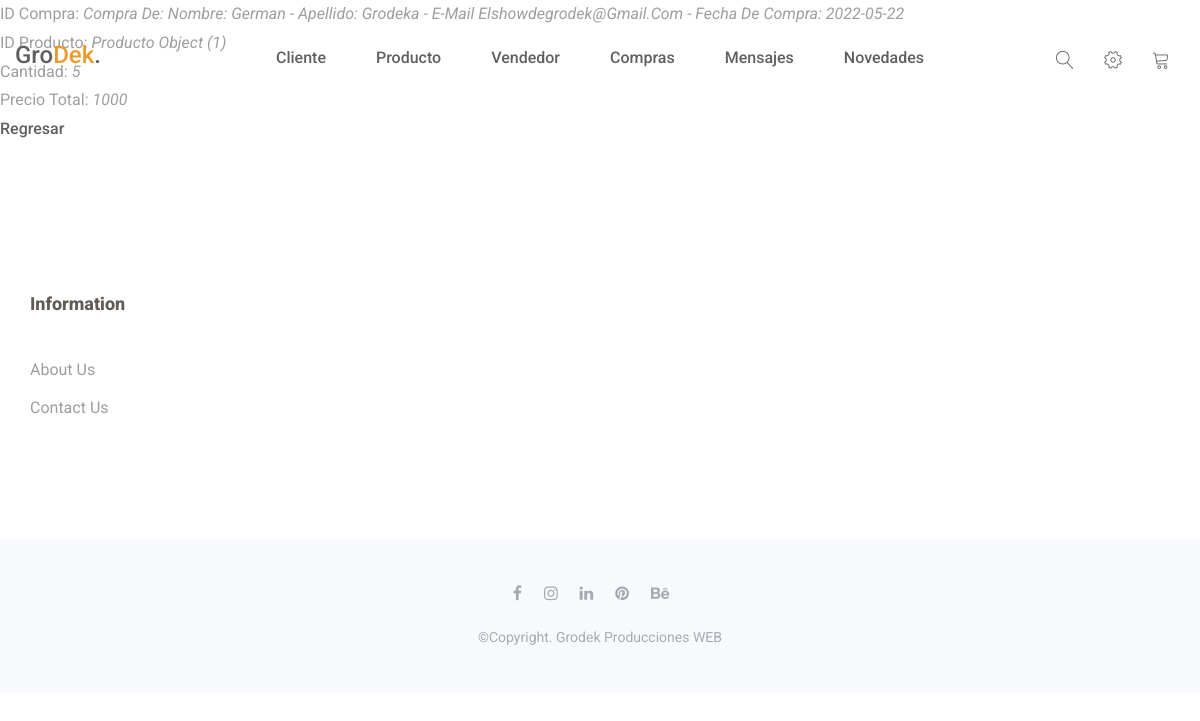
/compraXProducto/detalle/2 (signed in), run on the app's committed database.
### ECommerce/models.py (models this page shows)
class CompraXProducto(models.Model):
    idCompra = models.ForeignKey(Compra, on_delete= models.CASCADE)
    idProducto = models.ForeignKey(Producto, on_delete= models.CASCADE)
    cantidad = models.IntegerField()
    precioTotal = models.IntegerField()

class Compra(models.Model):
    idCliente = models.ForeignKey(Cliente, on_delete = models.PROTECT)
    idVendedor = models.ForeignKey(Vendedor, on_delete = models.PROTECT)
    direccion = models.CharField(max_length=200)
    localidad = models.CharField(max_length=150)
    codigoPostal = models.IntegerField()
    estado = models.CharField(max_length=150)
    medioPago = models.CharField(max_length=200)
    fechaCompra = models.DateField()
    fechaEnvio = models.DateField()
    fecha = models.DateField()
    comprobantePago = models.IntegerField()
    def __str__(self):
        return f"Compra de: {self.idCliente} - Fecha de Compra: {self.fechaCompra}"

class Cliente(models.Model):
    idUser = models.ForeignKey(User, default=0 ,on_delete = models.CASCADE)
    nombre = models.CharField(max_length=40)
    apellido = models.CharField(max_length=40)
    email = models.EmailField()
    telefono = models.IntegerField()
    dni = models.IntegerField()
    def __str__(self):
        return f"Nombre: {self.nombre} - Apellido: {self.apellido} - E-Mail {self.email}"

class Producto(models.Model):
    nombre = models.CharField(max_length=40)
    categoria = models.CharField(max_length=40)
    descripcion = models.CharField(max_length=5000)
    imagen = models.ImageField()
    stock = models.IntegerField()
    precio = models.IntegerField()

### ECommerce/views.py (the view)
# urls.py: path('compraXProducto/detalle/<pk>', CompraXProductoDetalle.as_view(), name="DetalleCXP"),
class CompraXProductoDetalle(PermissionRequiredMixin, DetailView):
    permission_required = 'ECommerce.view_compraxproducto'
    model = CompraXProducto
    template_name =  "ECommerce/compraXProducto_detalle.html"

### ECommerce/Template/ECommerce/compraXProducto_detalle.html (shortened to what this page needs)
{% extends 'ECommerce/inicio.html' %}
{% block main %}
<!DOCTYPE html>
<html lang="en">
<head>
</head>
<body>
    <p>ID Compra: <i>{{ compraxproducto.idCompra }} </i></p>
    <p>ID Producto: <i>{{ compraxproducto.idProducto }} </i></p>
    <p>Cantidad: <i>{{ compraxproducto.cantidad }} </i></p>
    <p>Precio Total: <i>{{ compraxproducto.precioTotal }} </i></p>
    <p>
        <a href="{% url 'ListaCXP' %}">Regresar</a>
    </p>
</body>
</html>
{% endblock main %}

### ECommerce/static/assets/css/bootsnav.css (style rules this page uses)
body { -webkit-transition: all 0.3s ease-in-out; -moz-transition: all 0.3s ease-in-out; -o-transition: all 0.3s ease-in-out; -ms-transition: all 0.3s ease-in-out; transition: all 0.3s ease-in-out; }

### ECommerce/static/assets/css/style.css (style rules this page uses)
* { padding: 0; margin: 0; }
* { -webkit-box-sizing:border-box; -moz-box-sizing:border-box; -o-box-sizing:border-box; -ms-box-sizing:border-box; box-sizing:border-box; }
body { font-family: 'Roboto', sans-serif; font-size:16px; color:#a09e9c; background: #fff; text-transform: capitalize; max-width:1920px; margin:0 auto; overflow-x:hidden; }
a,a:hover,a:active,a:focus { display:inline-block; text-decoration:none; color: #616060; font-size:16px; padding:0; font-weight: 500; }
p { margin: 0; color:#a09e9c; font-size:16px; line-height: 1.8; }
html,body { height: 100%; }

### data on the page
CompraXProducto: idCompra "Compra De: Nombre: German - Apellido: Grodeka - E-Mail Elshowdegrodek@gmail.com - Fecha De Compra: 2022-05-22", idProducto "Producto Object (1)", cantidad "5", precioTotal "1000"
